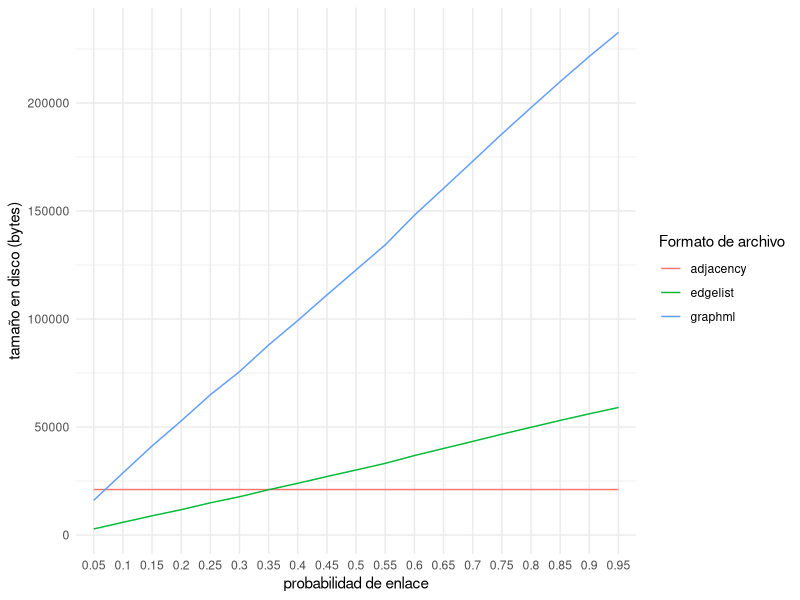

R code for this plot:
library(igraph)
library(tidyverse)

setwd(dir = "~/GITS/VeranoMatematicas2020/")
my_densities = seq(0.05, 0.95, by = 0.05)
names(my_densities) = my_densities


my_analysis <-
lapply(X = my_densities, FUN = function(i){
  set.seed(725)
  g = igraph::random.graph.game(n = 100, 
                            p.or.m = i, 
                            type = "gnp", 
                            directed = F, 
                            loops = F)
  
  temp = tempfile()
  
  get.adjacency(g, sparse = F) %>% write.csv(file = temp)
  size_adjacency  = file.info(temp)$size
  
  get.data.frame(g) %>% write.csv(file = temp)
  size_edgelist  = file.info(temp)$size
  
  write.graph(g, temp, "graphml")
  size_graphml  = file.info(temp)$size
  
  unlink(temp)
  rm(temp)
  
  data.frame(adjacency = size_adjacency, 
       edgelist  = size_edgelist,
       graphml   = size_graphml
       )
}) %>% bind_rows(.id = "linkProb")



my_analysis %>% 
  pivot_longer(cols = -linkProb) %>% 
  group_by(name) %>% 
  ggplot(mapping = aes(linkProb, value, colour = as.factor(name), group = name)) + 
  geom_line() +
  guides(colour=guide_legend(title="Formato de archivo")) + 
  theme_minimal() + 
  ylab("tamaño en disco (bytes)") + 
  xlab("probabilidad de enlace")



set.seed(725)
g = igraph::random.graph.game(n = 100, 
                              p.or.m = 0.1, 
                              type = "gnp", 
                              directed = F, 
                              loops = F)

V(g)$name = c(letters[1:26], paste0("node_", 27:100))

get.adjacency(g, sparse = F)[1:10, 1:10]

get.data.frame(g) %>% head(10)
write.graph(graph = g, file = "ejemplo.graphml", "graphml")
